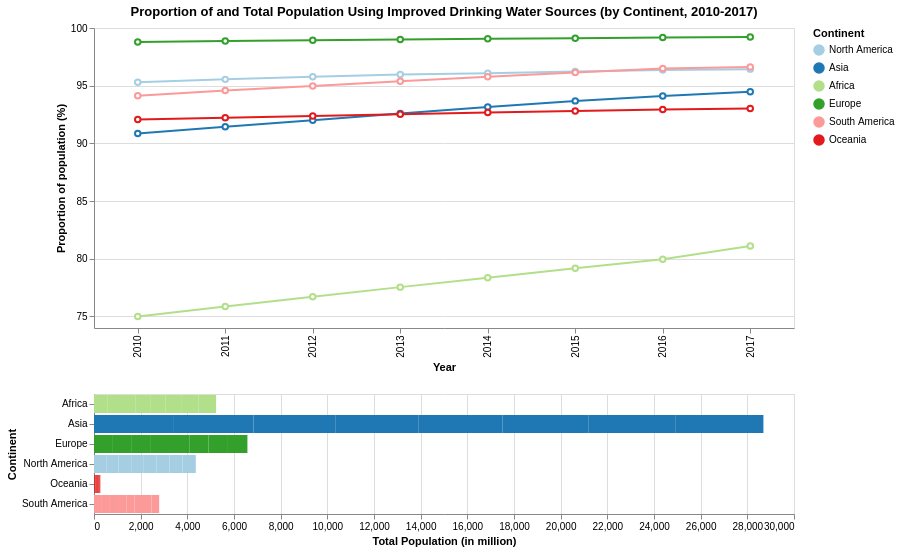

Vega-Lite specification stored for this chart:
### Vega-Lite specification from a JSON file in a GitHub repository (floating-point values rounded to 4 significant figures)
{"config": {"view": {"continuousWidth": 400, "continuousHeight": 300}}, "vconcat": [{"mark": {"type": "line", "point": {"filled": false, "fill": "white"}}, "encoding": {"color": {"condition": {"type": "nominal", "field": "Continent", "legend": {"title": "Continent"}, "selection": "selector064"}, "value": "lightgray"}, "tooltip": [{"type": "quantitative", "field": "Year"}, {"type": "quantitative", "field": "Water_Improved"}], "x": {"type": "ordinal", "axis": {"title": "Year"}, "field": "Year", "scale": {"zero": false}}, "y": {"type": "quantitative", "axis": {"title": "Proportion of population (%)"}, "field": "Water_Improved", "scale": {"zero": false}}}, "selection": {"selector064": {"type": "interval", "encodings": ["x"]}}, "title": "Proportion of and Total Population Using Improved Drinking Water Sources (by Continent, 2010-2017)", "width": 700}, {"mark": "bar", "encoding": {"color": {"type": "nominal", "field": "Continent", "scale": {"domain": ["North America", "Asia", "Africa", "Europe", "South America", "Oceania"], "range": ["#a6cee3", "#1f78b4", "#b2df8a", "#33a02c", "#fb9a99", "#e31a1c", "#fdbf6f"]}}, "x": {"type": "quantitative", "axis": {"title": "Total Population (in million)"}, "field": "pop_wt_improved"}, "y": {"type": "nominal", "axis": {"title": "Continent"}, "field": "Continent"}}, "transform": [{"filter": {"selection": "selector064"}}], "width": 700}], "data": {"name": "data-6099fb9dbf8e9149757e1a0d727a84f1"}, "$schema": "https://vega.github.io/schema/vega-lite/v4.8.1.json", "datasets": {"data-6099fb9dbf8e9149757e1a0d727a84f1": [{"Continent": "Africa", "Year": 2010, "Water_Improved": 74.99, "pop_wt_improved": 565.8}, {"Continent": "Africa", "Year": 2011, "Water_Improved": 75.86, "pop_wt_improved": 590.0}, {"Continent": "Africa", "Year": 2012, "Water_Improved": 76.71, "pop_wt_improved": 612.9}, {"Continent": "Africa", "Year": 2013, "Water_Improved": 77.54, "pop_wt_improved": 638.8}, {"Continent": "Africa", "Year": 2014, "Water_Improved": 78.36, "pop_wt_improved": 665.5}, {"Continent": "Africa", "Year": 2015, "Water_Improved": 79.17, "pop_wt_improved": 693.1}, {"Continent": "Africa", "Year": 2016, "Water_Improved": 79.95, "pop_wt_improved": 721.4}, {"Continent": "Africa", "Year": 2017, "Water_Improved": 81.11, "pop_wt_improved": 746.0}, {"Continent": "Asia", "Year": 2010, "Water_Improved": 90.85, "pop_wt_improved": 3389.0}, {"Continent": "Asia", "Year": 2011, "Water_Improved": 91.44, "pop_wt_improved": 3446.0}, {"Continent": "Asia", "Year": 2012, "Water_Improved": 92.01, "pop_wt_improved": 3503.0}, {"Continent": "Asia", "Year": 2013, "Water_Improved": 92.58, "pop_wt_improved": 3559.0}, {"Continent": "Asia", "Year": 2014, "Water_Improved": 93.15, "pop_wt_improved": 3615.0}, {"Continent": "Asia", "Year": 2015, "Water_Improved": 93.68, "pop_wt_improved": 3670.0}, {"Continent": "Asia", "Year": 2016, "Water_Improved": 94.11, "pop_wt_improved": 3726.0}, {"Continent": "Asia", "Year": 2017, "Water_Improved": 94.48, "pop_wt_improved": 3781.0}, {"Continent": "Europe", "Year": 2010, "Water_Improved": 98.79, "pop_wt_improved": 810.6}, {"Continent": "Europe", "Year": 2011, "Water_Improved": 98.86, "pop_wt_improved": 812.3}, {"Continent": "Europe", "Year": 2012, "Water_Improved": 98.93, "pop_wt_improved": 815.7}, {"Continent": "Europe", "Year": 2013, "Water_Improved": 99.0, "pop_wt_improved": 819.7}, {"Continent": "Europe", "Year": 2014, "Water_Improved": 99.06, "pop_wt_improved": 823.6}, {"Continent": "Europe", "Year": 2015, "Water_Improved": 99.12, "pop_wt_improved": 827.6}, {"Continent": "Europe", "Year": 2016, "Water_Improved": 99.17, "pop_wt_improved": 831.3}, {"Continent": "Europe", "Year": 2017, "Water_Improved": 99.22, "pop_wt_improved": 834.5}, {"Continent": "North America", "Year": 2010, "Water_Improved": 95.3, "pop_wt_improved": 525.1}, {"Continent": "North America", "Year": 2011, "Water_Improved": 95.55, "pop_wt_improved": 530.9}, {"Continent": "North America", "Year": 2012, "Water_Improved": 95.78, "pop_wt_improved": 536.9}, {"Continent": "North America", "Year": 2013, "Water_Improved": 95.98, "pop_wt_improved": 542.7}, {"Continent": "North America", "Year": 2014, "Water_Improved": 96.09, "pop_wt_improved": 548.6}, {"Continent": "North America", "Year": 2015, "Water_Improved": 96.24, "pop_wt_improved": 554.5}, {"Continent": "North America", "Year": 2016, "Water_Improved": 96.36, "pop_wt_improved": 560.3}, {"Continent": "North America", "Year": 2017, "Water_Improved": 96.44, "pop_wt_improved": 565.6}, {"Continent": "Oceania", "Year": 2010, "Water_Improved": 92.08, "pop_wt_improved": 31.85}, {"Continent": "Oceania", "Year": 2011, "Water_Improved": 92.23, "pop_wt_improved": 32.33}, {"Continent": "Oceania", "Year": 2012, "Water_Improved": 92.38, "pop_wt_improved": 32.89}, {"Continent": "Oceania", "Year": 2013, "Water_Improved": 92.53, "pop_wt_improved": 33.46}, {"Continent": "Oceania", "Year": 2014, "Water_Improved": 92.68, "pop_wt_improved": 34.02}, {"Continent": "Oceania", "Year": 2015, "Water_Improved": 92.81, "pop_wt_improved": 34.59}, {"Continent": "Oceania", "Year": 2016, "Water_Improved": 92.93, "pop_wt_improved": 35.21}, {"Continent": "Oceania", "Year": 2017, "Water_Improved": 93.03, "pop_wt_improved": 35.88}, {"Continent": "South America", "Year": 2010, "Water_Improved": 94.13, "pop_wt_improved": 339.0}, {"Continent": "South America", "Year": 2011, "Water_Improved": 94.58, "pop_wt_improved": 343.4}, {"Continent": "South America", "Year": 2012, "Water_Improved": 94.98, "pop_wt_improved": 347.8}, {"Continent": "South America", "Year": 2013, "Water_Improved": 95.38, "pop_wt_improved": 352.1}, {"Continent": "South America", "Year": 2014, "Water_Improved": 95.78, "pop_wt_improved": 356.6}, {"Continent": "South America", "Year": 2015, "Water_Improved": 96.15, "pop_wt_improved": 361.2}, {"Continent": "South America", "Year": 2016, "Water_Improved": 96.48, "pop_wt_improved": 365.9}, {"Continent": "South America", "Year": 2017, "Water_Improved": 96.63, "pop_wt_improved": 327.1}]}}
